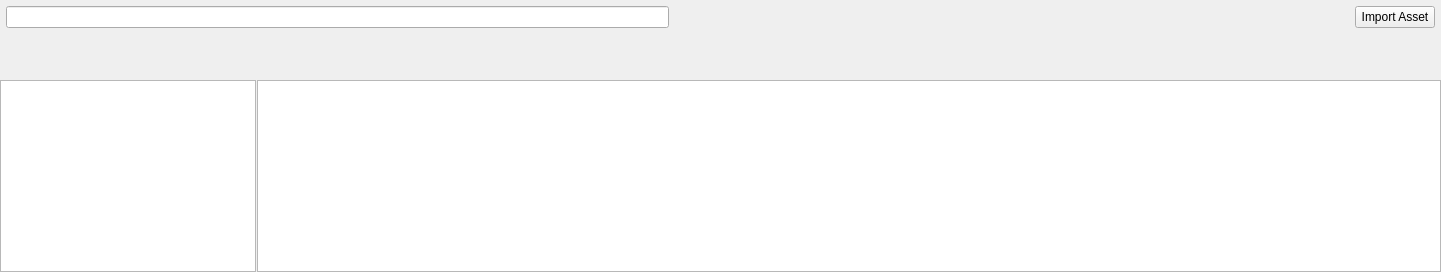
<?xml version="1.0" encoding="UTF-8"?>
<ui version="4.0">
 <class>AssetWidget</class>
 <widget class="QWidget" name="AssetWidget">
  <property name="geometry">
   <rect>
    <x>0</x>
    <y>0</y>
    <width>1441</width>
    <height>272</height>
   </rect>
  </property>
  <property name="windowTitle">
   <string>Form</string>
  </property>
  <layout class="QGridLayout" name="gridLayout">
   <property name="leftMargin">
    <number>0</number>
   </property>
   <property name="topMargin">
    <number>0</number>
   </property>
   <property name="rightMargin">
    <number>0</number>
   </property>
   <property name="bottomMargin">
    <number>0</number>
   </property>
   <property name="spacing">
    <number>0</number>
   </property>
   <item row="0" column="0">
    <widget class="QWidget" name="headerTEMP" native="true">
     <property name="sizePolicy">
      <sizepolicy hsizetype="Preferred" vsizetype="Fixed">
       <horstretch>0</horstretch>
       <verstretch>0</verstretch>
      </sizepolicy>
     </property>
     <layout class="QHBoxLayout" name="horizontalLayout">
      <property name="spacing">
       <number>12</number>
      </property>
      <property name="leftMargin">
       <number>6</number>
      </property>
      <property name="topMargin">
       <number>6</number>
      </property>
      <property name="rightMargin">
       <number>6</number>
      </property>
      <property name="bottomMargin">
       <number>6</number>
      </property>
      <item>
       <widget class="QLineEdit" name="searchBar"/>
      </item>
      <item>
       <spacer name="horizontalSpacer_2">
        <property name="orientation">
         <enum>Qt::Horizontal</enum>
        </property>
        <property name="sizeHint" stdset="0">
         <size>
          <width>40</width>
          <height>20</height>
         </size>
        </property>
       </spacer>
      </item>
      <item>
       <widget class="QWidget" name="filterWidget" native="true"/>
      </item>
      <item>
       <widget class="QPushButton" name="importBtn">
        <property name="text">
         <string>Import Asset</string>
        </property>
       </widget>
      </item>
     </layout>
    </widget>
   </item>
   <item row="1" column="0">
    <layout class="QHBoxLayout" name="horizontalLayout_2">
     <item>
      <widget class="QWidget" name="dirControls" native="true"/>
     </item>
     <item>
      <widget class="QWidget" name="breadCrumb" native="true"/>
     </item>
     <item>
      <widget class="QWidget" name="switcher" native="true"/>
     </item>
    </layout>
   </item>
   <item row="2" column="0">
    <widget class="QSplitter" name="splitter">
     <property name="lineWidth">
      <number>0</number>
     </property>
     <property name="midLineWidth">
      <number>0</number>
     </property>
     <property name="orientation">
      <enum>Qt::Horizontal</enum>
     </property>
     <property name="handleWidth">
      <number>1</number>
     </property>
     <widget class="QTreeWidget" name="assetTree">
      <property name="sizePolicy">
       <sizepolicy hsizetype="Preferred" vsizetype="Preferred">
        <horstretch>0</horstretch>
        <verstretch>0</verstretch>
       </sizepolicy>
      </property>
      <property name="minimumSize">
       <size>
        <width>0</width>
        <height>0</height>
       </size>
      </property>
      <property name="headerHidden">
       <bool>true</bool>
      </property>
      <column>
       <property name="text">
        <string notr="true">1</string>
       </property>
      </column>
     </widget>
     <widget class="QListWidget" name="assetView">
      <property name="sizePolicy">
       <sizepolicy hsizetype="Expanding" vsizetype="Expanding">
        <horstretch>1</horstretch>
        <verstretch>0</verstretch>
       </sizepolicy>
      </property>
     </widget>
    </widget>
   </item>
  </layout>
 </widget>
 <resources/>
 <connections/>
</ui>
